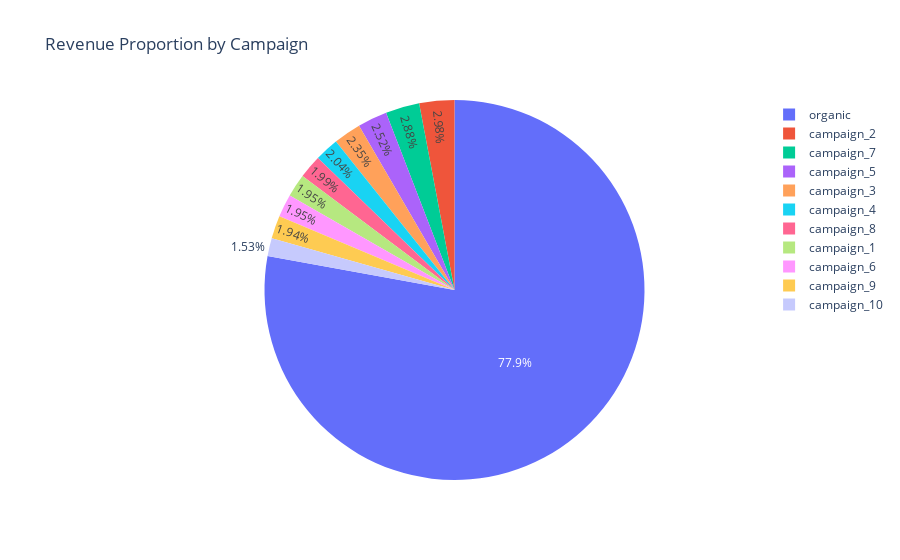

Notebook cell for this chart:
### Code cell
# 유입 경로별 매출 비율 시각화
fig = px.pie(
    roas
    , names='campaign'
    , values='realized_revenue'
    , title='Revenue Proportion by Campaign'
)
fig.show()

### Figure 1 — Plotly figure (JSON) as saved in the notebook; plotly's stock layout.template omitted (floating-point values rounded to 4 significant figures)
{"data": [{"domain": {"x": [0, 1], "y": [0, 1]}, "hovertemplate": "campaign=%{label}<br>realized_revenue=%{value}<extra></extra>", "labels": ["campaign_1", "campaign_10", "campaign_2", "campaign_3", "campaign_4", "campaign_5", "campaign_6", "campaign_7", "campaign_8", "campaign_9", "organic"], "legendgroup": "", "name": "", "showlegend": true, "type": "pie", "values": [23220, 18179, 35507, 27936, 24285, 29943, 23189, 34261, 23672, 23116, 926390]}], "layout": {"legend": {"tracegroupgap": 0}, "title": {"text": "Revenue Proportion by Campaign"}}}
